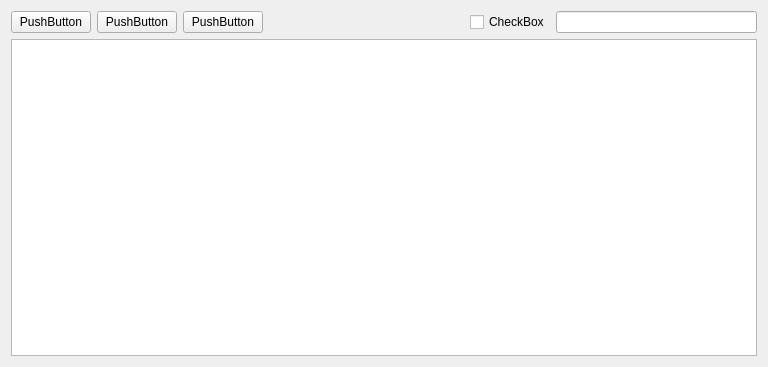
<?xml version="1.0" encoding="UTF-8"?>
<ui version="4.0">
 <class>Fragment</class>
 <widget class="QWidget" name="Fragment">
  <property name="geometry">
   <rect>
    <x>0</x>
    <y>0</y>
    <width>768</width>
    <height>367</height>
   </rect>
  </property>
  <property name="sizePolicy">
   <sizepolicy hsizetype="Maximum" vsizetype="Maximum">
    <horstretch>0</horstretch>
    <verstretch>0</verstretch>
   </sizepolicy>
  </property>
  <property name="windowTitle">
   <string>Form</string>
  </property>
  <layout class="QVBoxLayout" name="verticalLayout">
   <item>
    <layout class="QHBoxLayout" name="horizontalLayout">
     <item>
      <widget class="QPushButton" name="pushButton_3">
       <property name="text">
        <string>PushButton</string>
       </property>
      </widget>
     </item>
     <item>
      <widget class="QPushButton" name="pushButton_2">
       <property name="text">
        <string>PushButton</string>
       </property>
      </widget>
     </item>
     <item>
      <widget class="QPushButton" name="pushButton">
       <property name="text">
        <string>PushButton</string>
       </property>
      </widget>
     </item>
     <item>
      <spacer name="horizontalSpacer">
       <property name="orientation">
        <enum>Qt::Horizontal</enum>
       </property>
       <property name="sizeHint" stdset="0">
        <size>
         <width>40</width>
         <height>20</height>
        </size>
       </property>
      </spacer>
     </item>
     <item>
      <widget class="QCheckBox" name="checkBox">
       <property name="text">
        <string>CheckBox</string>
       </property>
      </widget>
     </item>
     <item>
      <widget class="QLineEdit" name="lineEdit">
       <property name="minimumSize">
        <size>
         <width>100</width>
         <height>0</height>
        </size>
       </property>
      </widget>
     </item>
    </layout>
   </item>
   <item>
    <widget class="QTableWidget" name="tableWidget"/>
   </item>
  </layout>
 </widget>
 <resources/>
 <connections/>
</ui>
